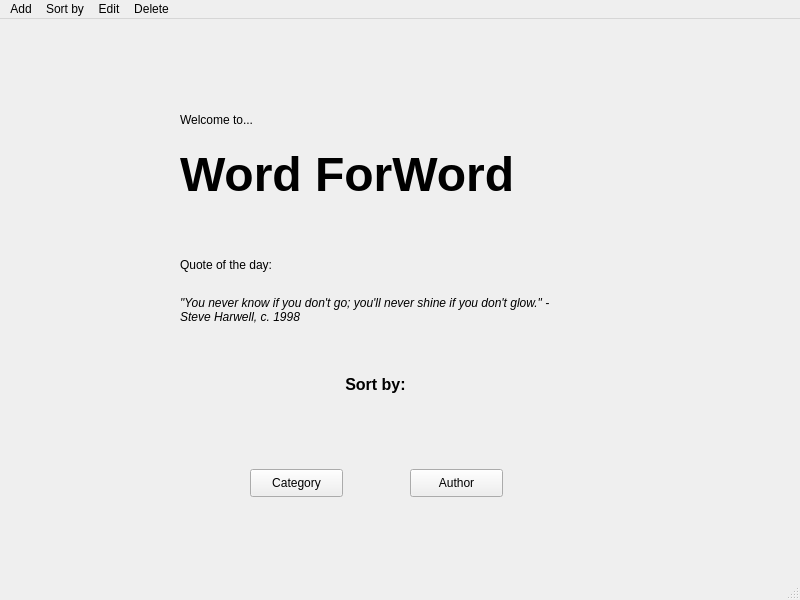
<?xml version="1.0" encoding="UTF-8"?>
<ui version="4.0">
 <class>MainWindow</class>
 <widget class="QMainWindow" name="MainWindow">
  <property name="geometry">
   <rect>
    <x>0</x>
    <y>0</y>
    <width>800</width>
    <height>600</height>
   </rect>
  </property>
  <property name="windowTitle">
   <string>MainWindow</string>
  </property>
  <widget class="QWidget" name="centralwidget">
   <widget class="QLabel" name="label_wordforword">
    <property name="geometry">
     <rect>
      <x>180</x>
      <y>110</y>
      <width>471</width>
      <height>91</height>
     </rect>
    </property>
    <property name="font">
     <font>
      <pointsize>36</pointsize>
      <weight>75</weight>
      <bold>true</bold>
     </font>
    </property>
    <property name="text">
     <string>Word ForWord</string>
    </property>
   </widget>
   <widget class="QLabel" name="label_welcometo">
    <property name="geometry">
     <rect>
      <x>180</x>
      <y>40</y>
      <width>331</width>
      <height>121</height>
     </rect>
    </property>
    <property name="text">
     <string>Welcome to...</string>
    </property>
   </widget>
   <widget class="QLabel" name="label_quoteoftheday">
    <property name="geometry">
     <rect>
      <x>180</x>
      <y>220</y>
      <width>391</width>
      <height>51</height>
     </rect>
    </property>
    <property name="text">
     <string>Quote of the day: </string>
    </property>
   </widget>
   <widget class="QLabel" name="quoteoftheday">
    <property name="geometry">
     <rect>
      <x>180</x>
      <y>230</y>
      <width>401</width>
      <height>121</height>
     </rect>
    </property>
    <property name="font">
     <font>
      <italic>true</italic>
     </font>
    </property>
    <property name="text">
     <string>&quot;You never know if you don't go; you'll never shine if you don't glow.&quot; - Steve Harwell, c. 1998</string>
    </property>
    <property name="wordWrap">
     <bool>true</bool>
    </property>
   </widget>
   <widget class="QLabel" name="label_wordforword_2">
    <property name="geometry">
     <rect>
      <x>180</x>
      <y>320</y>
      <width>391</width>
      <height>91</height>
     </rect>
    </property>
    <property name="font">
     <font>
      <pointsize>12</pointsize>
      <weight>75</weight>
      <bold>true</bold>
     </font>
    </property>
    <property name="text">
     <string>Sort by:</string>
    </property>
    <property name="alignment">
     <set>Qt::AlignCenter</set>
    </property>
   </widget>
   <widget class="QPushButton" name="button_category">
    <property name="geometry">
     <rect>
      <x>250</x>
      <y>450</y>
      <width>93</width>
      <height>28</height>
     </rect>
    </property>
    <property name="text">
     <string>Category</string>
    </property>
   </widget>
   <widget class="QPushButton" name="button_author">
    <property name="geometry">
     <rect>
      <x>410</x>
      <y>450</y>
      <width>93</width>
      <height>28</height>
     </rect>
    </property>
    <property name="text">
     <string>Author</string>
    </property>
   </widget>
  </widget>
  <widget class="QMenuBar" name="menubar">
   <property name="geometry">
    <rect>
     <x>0</x>
     <y>0</y>
     <width>800</width>
     <height>26</height>
    </rect>
   </property>
   <widget class="QMenu" name="menuWord_ForWord">
    <property name="title">
     <string>Add</string>
    </property>
    <addaction name="addquote"/>
    <addaction name="addauthor"/>
    <addaction name="addcategory"/>
   </widget>
   <widget class="QMenu" name="menuSort_by">
    <property name="title">
     <string>Sort by</string>
    </property>
    <addaction name="sortby-author"/>
    <addaction name="sortby-category"/>
   </widget>
   <widget class="QMenu" name="menuEdit">
    <property name="title">
     <string>Edit</string>
    </property>
    <addaction name="editauthor"/>
    <addaction name="editcategory"/>
   </widget>
   <widget class="QMenu" name="menuDelete">
    <property name="title">
     <string>Delete</string>
    </property>
    <addaction name="deleteauthor"/>
    <addaction name="deletecategory"/>
   </widget>
   <addaction name="menuWord_ForWord"/>
   <addaction name="menuSort_by"/>
   <addaction name="menuEdit"/>
   <addaction name="menuDelete"/>
  </widget>
  <widget class="QStatusBar" name="statusbar"/>
  <action name="addquote">
   <property name="text">
    <string>Quote</string>
   </property>
   <property name="shortcut">
    <string>Ctrl+Q</string>
   </property>
  </action>
  <action name="addauthor">
   <property name="text">
    <string>Author</string>
   </property>
   <property name="shortcut">
    <string>Ctrl+A</string>
   </property>
  </action>
  <action name="addcategory">
   <property name="text">
    <string>Category</string>
   </property>
   <property name="toolTip">
    <string>Add a category</string>
   </property>
   <property name="shortcut">
    <string>Ctrl+W</string>
   </property>
  </action>
  <action name="sortby-author">
   <property name="text">
    <string>Author</string>
   </property>
   <property name="shortcut">
    <string>Alt+A</string>
   </property>
  </action>
  <action name="sortby-category">
   <property name="text">
    <string>Category</string>
   </property>
   <property name="shortcut">
    <string>Alt+W</string>
   </property>
  </action>
  <action name="editauthor">
   <property name="text">
    <string>Author</string>
   </property>
   <property name="shortcut">
    <string>Ctrl+Alt+A</string>
   </property>
  </action>
  <action name="editcategory">
   <property name="text">
    <string>Category</string>
   </property>
   <property name="shortcut">
    <string>Ctrl+Alt+W</string>
   </property>
  </action>
  <action name="deleteauthor">
   <property name="text">
    <string>Author</string>
   </property>
   <property name="shortcut">
    <string>Ctrl+Shift+A</string>
   </property>
  </action>
  <action name="deletecategory">
   <property name="text">
    <string>Category</string>
   </property>
   <property name="shortcut">
    <string>Ctrl+Shift+W</string>
   </property>
  </action>
 </widget>
 <resources/>
 <connections/>
</ui>
